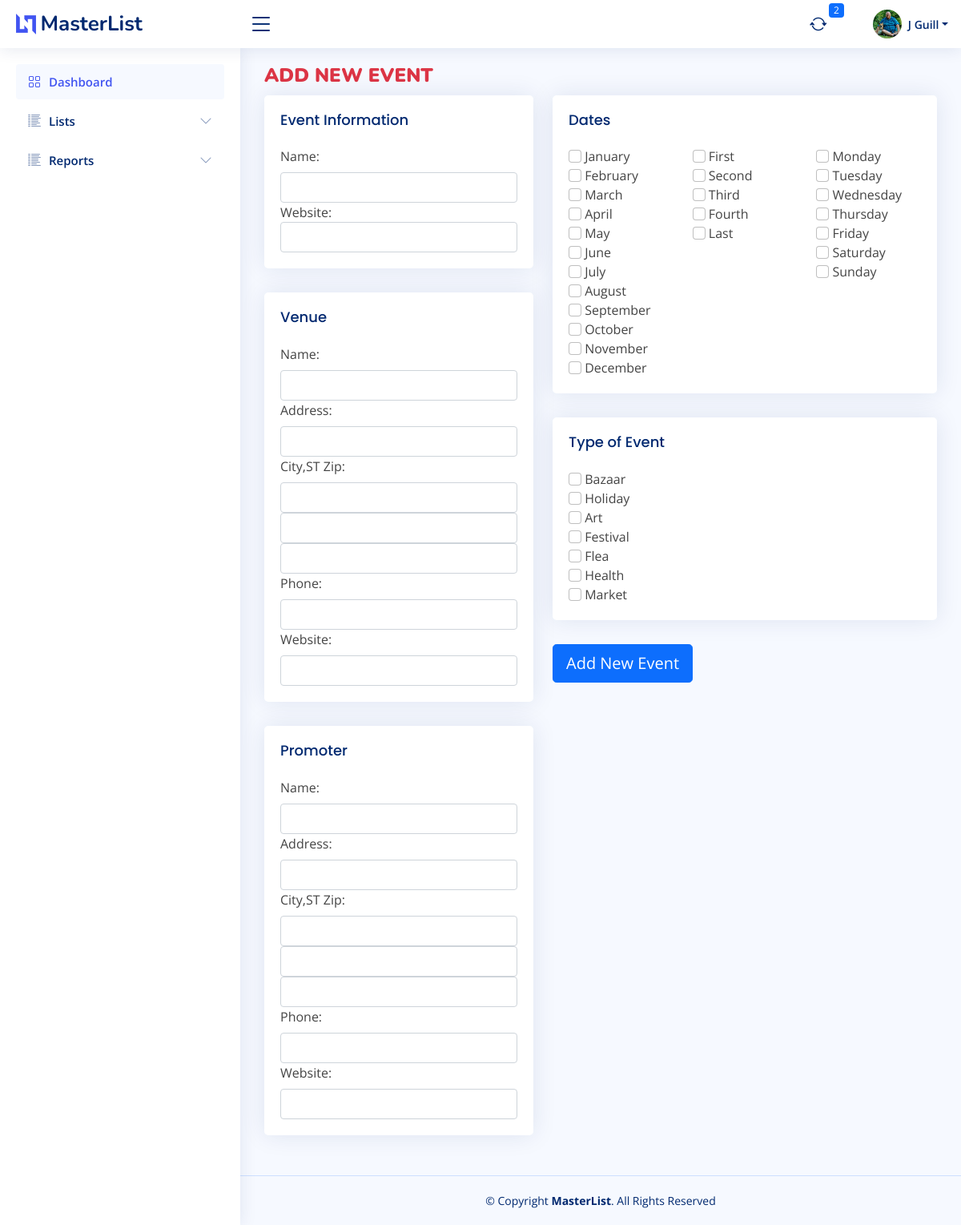
Screenshot of /masterlist/newevent (signed in) with the database file from the repository.
### bazaar/models.py (models this page shows, shortened)
class User(db.Model, UserMixin):
    id = db.Column(db.Integer, primary_key=True)
    firstname = db.Column(db.String(150))
    lastname = db.Column(db.String(150))
    company = db.Column(db.String(150))
    title = db.Column(db.String(50))
    aboutme = db.Column(db.Text)
    address = db.Column(db.String(150))
    city = db.Column(db.String(150))
    state = db.Column(db.String(2))
    postalcode = db.Column(db.String(20))
    phone = db.Column(db.String(20))
    email = db.Column(db.String(150), unique=True)
    dob = db.Column(db.Date)
    avatar_filename = db.Column(db.Text)
    avatar_url = db.Column(db.String(250))
    twitter = db.Column(db.String(255))
    instagram = db.Column(db.String(255))
    facebook = db.Column(db.String(255))
    linkedin = db.Column(db.String(255))
    username = db.Column(db.String(150), unique=True)
    password = db.Column(db.String(150))
    date_created = db.Column(db.DateTime(timezone=True), server_default=func.now())
    def fullname(self):
        return self.firstname + " " + self.lastname
    def firstinit_lastname(self):
        return self.firstname[:1] + " " + self.lastname

### bazaar/templates/masterlist/masterlist.py (the view, shortened to what this page needs)
@ml.route("/newevent", methods=["GET", "POST"])
@login_required
def masterlist_add():
    months = ['January', 'February', 'March', 'April', 'May', 'June', 'July', 'August', 'September', 'October',
              'November', 'December']
    weeks = ['First', 'Second', 'Third', 'Fourth', 'Last']
    days = ['Monday', 'Tuesday', 'Wednesday', 'Thursday', 'Friday', 'Saturday', 'Sunday']
    types = get_types_masterlist()
    contents = {"user": User, "months": months, "weeks": weeks, "days": days, "types": types}
    return render_template("masterlist/masterlist_add.html", **contents)

### bazaar/templates/base/base.py (called while the page is built)
@base.app_context_processor
def zipcode_qty_check():
    zipcode_count = db.session.query(func.count(USZip.id)).scalar()
    checking = zipcode_count == 0
    return dict(zipcode_count_check=checking)

@base.app_template_filter()
def format_date(item, fmt="%m/%d/%Y"):
    return item.strftime(fmt)

@base.app_context_processor
def notification_count():
    days_from_now = datetime.now() + timedelta(days=1)
    notcount = db.session.query(func.count(Booking.id)).filter(
        Booking.active == True,
        Booking.next_touch <= days_from_now
    ).scalar()
    if notcount == 0:
        return dict(notification_count=None)
    else:
        return dict(notification_count=notcount)

@base.app_context_processor
def notifications():
    days_from_now = datetime.now() + timedelta(days=1)
    nots = db.session.query(Booking).filter(
        Booking.active == True,
        Booking.next_touch <= days_from_now
    ).order_by(Booking.next_touch).all()
    return dict(notifications=nots)

### bazaar/utilities.py (called while the page is built)
def get_types_masterlist(tbl=MasterList):
    from sqlalchemy import inspect
    inst = inspect(tbl)
    attr_names = [c_attr.key for c_attr in inst.mapper.column_attrs]
    typelist = []
    for name in attr_names:
        if "type" in name:
            typelist.append(name.replace("type_", ""))
    return typelist

### bazaar/templates/masterlist/masterlist_add.html (shortened to what this page needs)
{% extends "base/base.html" %}
{% block page_title %}
    <b><span class="text-uppercase text-danger">ADD NEW EVENT</span></b>
{% endblock page_title %}
{% block main_content %}
    <section class="section">
        <form class="form" method="POST" action="{{ url_for('masterlist.masterlist_add') }}">
            <div class="row">
                <div class="col-md-5">
                    <div class="card">
                        <div class="card-body">
                            <h5 class="card-title">Event Information</h5>
                            <label for="event_name" class="form-label">Name:</label>
                            <input type="text" class="form-control" name="event_name" id="event_name"
                            <label for="event_website" class="form-label">Website:</label>
                            <input type="url" class="form-control" name="event_website" id="event_website"
                            >
                        </div>
                    </div>
                    <div class="card">
                        <div class="card-body">
                            <h5 class="card-title">Venue</h5>
                            <label for="name" class="form-label">Name:</label>
                            <input type="text" class="form-control" name="v_name" id="v_name">
                            <label for="address" class="form-label">Address:</label>
                            <input type="text" class="form-control" name="v_address" id="v_address">
                            <label for="city" class="form-label">City,ST Zip:</label>
                            <input type="text" class="form-control" name="v_city" id="v_city">
                            <input type="text" class="form-control" name="v_state" id="v_state">
                            <input type="text" class="form-control" name="v_zipcode" id="v_zipcode">
                            <label for="p_phone" class="form-label">Phone:</label>
                            <input type="tel" class="form-control" name="v_phone" id="v_phone">
                            <label for="p_website" class="form-label">Website:</label>
                            <input type="text" class="form-control" name="v_website" id="v_website">
                        </div>
                    </div>
                    <div class="card">
                        <div class="card-body">
                            <h5 class="card-title">Promoter</h5>
                            <label for="p_name" class="form-label">Name:</label>
                            <input type="text" class="form-control" name="p_name" id="p_name">
                            <label for="p_address" class="form-label">Address:</label>
                            <input type="text" class="form-control" name="p_address" id="p_address">
                            <label for="p_city" class="form-label">City,ST Zip:</label>
                            <input type="text" class="form-control" name="p_city" id="p_city">
                            <input type="text" class="form-control" name="p_state" id="p_state">
                            <input type="text" class="form-control" name="p_zipcode" id="p_zipcode">
                            <label for="p_phone" class="form-label">Phone:</label>
                            <input type="tel" class="form-control" name="p_phone" id="p_phone">
                            <label for="p_website" class="form-label">Website:</label>
                            <input type="text" class="form-control" name="p_website" id="p_website">
                        </div>
                    </div>
                </div>
                <div class="col-md-7">
                    <div class="card">
                        <div class="card-body">
                            <h5 class="card-title">Dates</h5>
                            <div class="row">
                                <div id="months" class="col-4">
                                    {% for month in months %}
                                        <input class="form-check-input"
                                               type="checkbox"
                                               id="{{ month }}"
                                               name="months"
                                               value="{{ month }}"
                                        >
                                        <label class="form-check-label" for="{{ month }}">{{ month }}</label><br>
                                    {% endfor %}
                                </div>
                                <div id="weeks" class="col-4">
                                    {% for week in weeks %}
                                        <input class="form-check-input"
                                               type="checkbox"
                                               id="{{ week }}"
                                               name="weeks"
                                               value="{{ week }}"
                                        >
                                        <label class="form-check-label" for="{{ week }}">{{ week }}</label><br>
                                    {% endfor %}
                                </div>
                                <div id="dayofweek" class="col-4">
                                    {% for day in days %}
                                        <input class="form-check-input"
                                               type="checkbox"
                                               id="{{ day }}"
                                               name="days"
                                               value="{{ day }}"
                                        >
                                        <label class="form-check-label" for="{{ day }}">{{ day }}</label><br>
                                    {% endfor %}
                                </div>
                            </div>
                        </div>
                    </div>
                    <div class="card">
                        <div class="card-body">
                            <h5 class="card-title">Type of Event</h5>
                            <div class="row-cols-2">
                                <div class="col-6">
                                    {% for type in types %}
                                        <input class="form-check-input"
                                               type="checkbox"
                                               id="{{ type }}"
                                               name="type"
                                               value="{{ type }}"
                                        >
                                        <label class="form-check-label" for="{{ type }}">{{ type.title() }}</label><br>
                                    {% endfor %}
                                </div>
                            </div>
                        </div>
                    </div>
                    <div>
                        <input type="submit" class="btn btn-primary btn-lg" value="Add New Event">
                    </div>
                </div>
            </div>
        </form>
    </section>
{% endblock main_content %}

### bazaar/templates/base/header.html (shortened to what this page needs)
<header id="header" class="header fixed-top d-flex align-items-center">
    <div class="d-flex align-items-center justify-content-between">
        <a href="{{ url_for('base.home') }}" class="logo d-flex align-items-center">
            <img src="{{ url_for('static', filename="img/logo.png") }}"
                 alt="">
            <span class="d-none d-lg-block">MasterList</span>
        </a>
        <i class="bi bi-list toggle-sidebar-btn"></i>
    </div>
    <nav class="header-nav ms-auto">
        <ul class="d-flex align-items-center">
            <li class="nav-item dropdown" id="notifications">
                <a class="nav-link nav-icon" href="#" data-bs-toggle="dropdown">
                    <i class="bi bi-arrow-repeat"></i>
                    <span class="badge bg-primary badge-number">{{ notification_count }}</span>
                </a>
            </li>
            <li class="nav-item dropdown pe-3" id="profile">
                <a class="nav-link nav-profile d-flex align-items-center pe-0" href="#" data-bs-toggle="dropdown"
                   id="navbarProfile">
                    <img src="{{ url_for('static', filename='img/avatar/'+current_user.avatar_filename) }}"
                         alt="Profile" class="rounded-circle">
                    <span class="d-none d-md-block dropdown-toggle ps-2">{{ current_user.firstinit_lastname() }}</span>
                </a>
            </li>
        </ul>
    </nav>
</header>

### bazaar/static/css/style.css (style rules this page uses)
:root { scroll-behavior: smooth; }
body { font-family: "Open Sans", sans-serif; background: #f6f9ff; color: #444444; }
a { color: #4154f1; text-decoration: none; }
h1, h2, h3, h4, h5, h6 { font-family: "Nunito", sans-serif; }
.card { margin-bottom: 30px; border: none; border-radius: 5px; box-shadow: 0 0 30px rgba(1, 41, 112, 0.1); }
.card-title { padding: 20px 0 15px 0; font-size: 18px; font-weight: 500; color: #012970; font-family: "Poppins", sans-serif; }
.card-body { padding: 0 20px 20px 20px; }
.logo { line-height: 1; }
@media (min-width: 1200px) { .logo { width: 280px; } }
.logo img { max-height: 26px; margin-right: 6px; }
.logo span { font-size: 26px; font-weight: 700; color: #012970; font-family: "Nunito", sans-serif; }
.header { transition: all 0.5s; z-index: 997; height: 60px; box-shadow: 0 2px 20px rgba(1, 41, 112, 0.1); background-color: #fff; padding-left: 20px; }
.header .toggle-sidebar-btn { font-size: 32px; padding-left: 10px; cursor: pointer; color: #012970; }
.header-nav ul { list-style: none; }
.header-nav > ul { margin: 0; padding: 0; }
.header-nav .nav-icon { font-size: 22px; color: #012970; margin-right: 25px; position: relative; }
.header-nav .nav-profile { color: #012970; }
.header-nav .nav-profile img { max-height: 36px; }
.header-nav .nav-profile span { font-size: 14px; font-weight: 600; }
.header-nav .badge-number { position: absolute; inset: -2px -5px auto auto; font-weight: normal; font-size: 12px; padding: 3px 6px; }

### rows the page displays
User: avatar_filename (picture), firstinit_lastname "J Guill"

### other values shown
{{ notification_count }} "2"
{{ month }} "January" "February" "March" "April" "May" "June" "July" "August" "September" "October" "November" "December"
{{ week }} "First" "Second" "Third" "Fourth" "Last"
{{ day }} "Monday" "Tuesday" "Wednesday" "Thursday" "Friday" "Saturday" "Sunday"
{{ type.title() }} "Bazaar" "Holiday" "Art" "Festival" "Flea" "Health" "Market"
